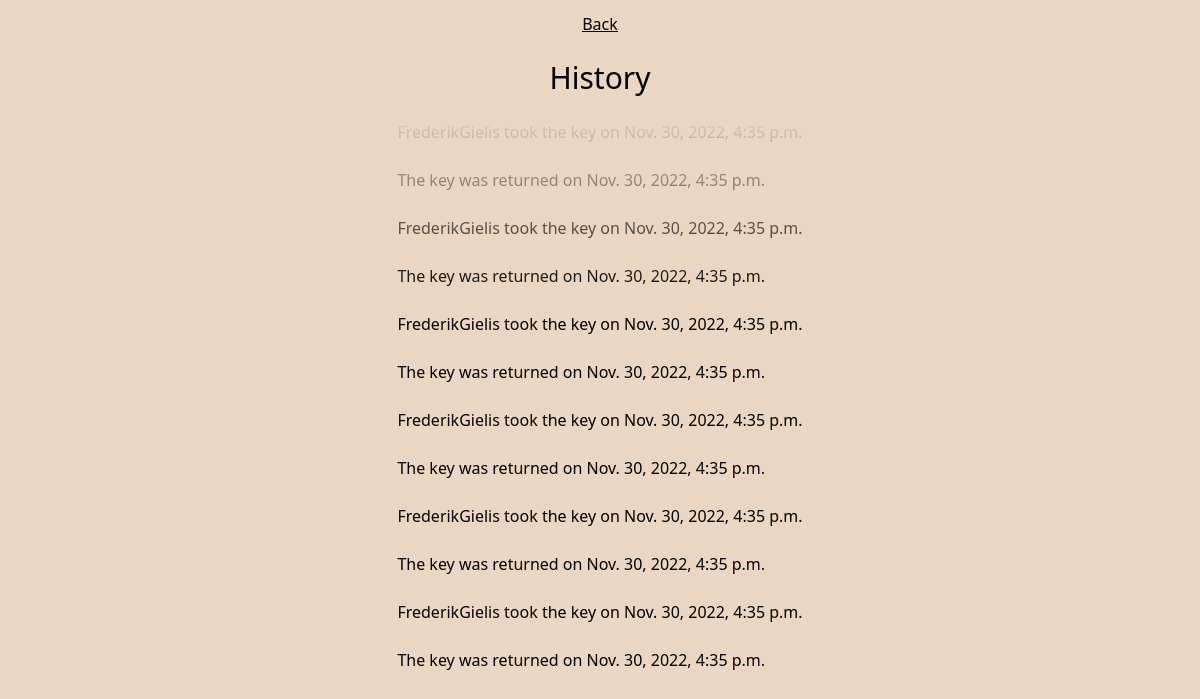
The app's page /history/ (signed in) with its own data.
### keyTracker/models.py (models this page shows, shortened)
class Key(models.Model):
    keyHolder = models.ForeignKey(
        User, on_delete=models.CASCADE, blank=True, null=True)
    isReturned = models.BooleanField(default=True)
    time = models.DateTimeField(auto_now_add=True)

### keyTracker/views.py (the view)
# urls.py: path("history/", views.history, name="history"),
def history(request):
    if request.user.is_authenticated and is_member(user=request.user, group='DI'):
        keys = Key.objects.all().order_by('-time')[:12]
        return render(request=request,
                      template_name='keyTracker/history.html',
                      context={"keys": keys})
    else:
        return redirect('keyTracker:homepage')

### keyTracker/views.py (called while the page is built)
def is_member(user, group):
    return user.groups.filter(name=group).exists()

### keyTracker/templates/keyTracker/history.html
{% extends 'keyTracker/components/main.html' %}
{% block body %}
<div class="flex flex-col h-screen place-items-center">
<div class="underline my-3 flex flex-row">
    <a href="/">Back</a>
</div>
<div class="text-3xl my-3">
    <h1>History</h1>
</div>
<div class="relative">
    <div class="h-48 bg-gradient-to-b from-backgroundcolor to-transparent w-full absolute z-10"></div>
    <div class="flex flex-col">
        {% for key in keys reversed  %}
        <div class="rounded my-1 p-2 bg-backgroundgreen">
            {% if not key.isReturned %}
                {{ key.keyHolder }} took the key on {{ key.time }}
            </div>
            {% else %}
                The key was returned on {{ key.time }}
            </div>
            {% endif %}
            {% endfor %}
    </div>
</div>
{% endblock body %}

### records on screen
Key: keyHolder "FrederikGielis", time "Nov. 30, 2022, 4:35 p.m."
Key: time "Nov. 30, 2022, 4:35 p.m."
Key: keyHolder "FrederikGielis", time "Nov. 30, 2022, 4:35 p.m."
Key: time "Nov. 30, 2022, 4:35 p.m."
Key: keyHolder "FrederikGielis", time "Nov. 30, 2022, 4:35 p.m."
Key: time "Nov. 30, 2022, 4:35 p.m."
Key: keyHolder "FrederikGielis", time "Nov. 30, 2022, 4:35 p.m."
Key: time "Nov. 30, 2022, 4:35 p.m."
Key: keyHolder "FrederikGielis", time "Nov. 30, 2022, 4:35 p.m."
Key: time "Nov. 30, 2022, 4:35 p.m."
Key: keyHolder "FrederikGielis", time "Nov. 30, 2022, 4:35 p.m."
Key: time "Nov. 30, 2022, 4:35 p.m."
